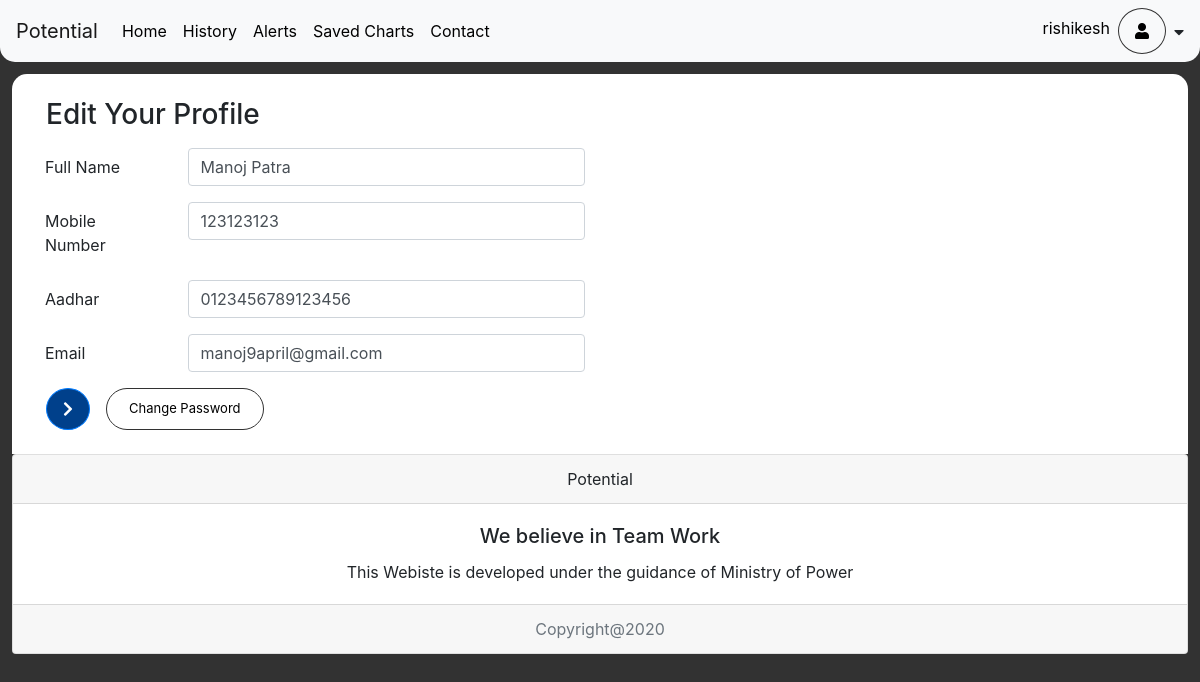
The page /power/edit_profile/ (signed in) on the database its author committed.
### power/models.py (models this page shows, shortened)
class Person(models.Model):
    name = models.CharField(max_length=100)
    email = models.CharField(max_length=100)
    password = models.CharField(max_length=100)
    aadhar = models.CharField(max_length=12, default="000012340000")
    mob = models.CharField(max_length=100, default="0000")
    is_user = models.BooleanField(default=True)

### power/views.py (the view)
def edit_profile(request):
	if 'uid' not in request.session:
		request.session['message']="Please login first"
		request.session['type']=""  # dont know the type
		redirect('/power/')
	if request.method=="POST":
		uid = request.session['uid']
		p = Person.objects.get(pk=uid)
		p.name = request.POST['name']
		p.email = request.POST['email']
		p.mob = request.POST['mobileno']
		p.aadhar = request.POST['aadhar']
		print(p.aadhar)
		p.save()
		request.session['message'] = "Successfully Updated Your Profile"
		request.session['type'] = 1
		request.session['name'] = p.name
		if p.is_user:
			return redirect('/power/edit_profile')
		else:
			return redirect('/power/edit_profile')
	else :
		uid = request.session['uid']
		p = Person.objects.get(pk=uid)
		if 'message' in request.session:
			message = request.session['message']
			message_type = request.session['type']
		else:
			message = ""
			message_type = ""
		request.session['message']=""
		context = {
			"name" : p.name,
			"email" : p.email,
			"mob" : p.mob,
			"aadhar" : p.aadhar,
			"message" : message,
			"type" :message_type
		}
		return render(request,'power/edit_profile.html', context)

### power/templates/power/edit_profile.html (shortened to what this page needs)
{% extends 'power/base.html' %}
{% block body %}
<div class="content-wrapper">
<div id="edit_profile" class="container">
    <div class="row pt-4">
        <div class="col-md-6">
            <div class="row">
                <h3 class="ml-3 mb-3">Edit Your Profile</h3>
                <div class="container">
                    <form onsubmit="return checking()" action="{% url 'power:edit_profile' %}" method="post">
                        <div class='form-group row'>
                            <label for='name' class='col-md-3 col-form-label'>Full Name</label>
                            <div class='col-md-9'>
                                <input type='text' class='form-control' id='name' name='name'
                                    placeholder='Your Full Name' value="{{name}}">
                            </div>
                        </div>
                        <div class='form-group row'>
                            <label for='mobileno' class='col-12 col-md-3 col-form-label'>Mobile Number</label>
                            <div class='col-5 col-md-9'>
                                <input type='tel' class='form-control' id='mobileno' name='mobileno'
                                    placeholder='Your Mobile No' value="{{mob}}">
                            </div>
                        </div>
                        <div class='form-group row'>
                            <label for='aadhar' class='col-md-3 col-form-label'>Aadhar</label>
                            <div class='col-md-9'>
                                <input type='text' class='form-control' id='aadhar' name='aadhar'
                                    placeholder='12 digit Aadhar No.' value="{{aadhar}}">
                            </div>
                        </div>
                        <div class='form-group row'>
                            <label for='emailid' class='col-md-3 col-form-label'>Email</label>
                            <div class='col-md-9'>
                                <input type='email' class='form-control' id='email' name='email'
                                    placeholder='Your Email' value="{{email}}">
                            </div>
                        </div>
                        <div class='form-group row'>
                            <button type="submit" class="btn btn-primary my-btn ml-3"><i class="fas fa-chevron-right"></i></button>
                            <button data-toggle="modal" data-target="#changepasswordmodal" type='button' class='btn my-btn3 ml-3' id='changepass'>Change Password</button>
                        </div>
                    </form>
                </div>
            </div>
        </div>
    </div>
</div>
</div>
{% endblock body %}
{% block custom_header_right %}
{% if request.session.is_user %}
<li class="nav-item">
    <a class="nav-link" href="{% url 'power:user_dash' %}">{{request.session.name}} <span class="sr-only">(current)</span></a>
</li>
{% else %}
<li class="nav-item">
    <a class="nav-link" href="{% url 'power:govt_dash' %}">{{request.session.name}} <span class="sr-only">(current)</span></a>
</li>
{% endif %}
<li class="nav-item dropdown user-icon">
    <a href="#" class="nav-link dropdown-toggle" data-toggle="dropdown"><i class="fas fa-user"></i></a>
</li>
<li><i class="fas fa-caret-down pt-3 pl-2"></i></li>
{% endblock custom_header_right %}

### power/templates/power/base.html (style rules this page uses)
body { background-color: rgb(50,50,50); }
.content-wrapper { background-color: white; min-height: 380px; height: 100%; margin: 12px 12px 0 12px; border-radius: 15px 15px 0 0; }
.user-icon { border : 1px solid rgb(50,50,50); padding: 2px 8px; border-radius: 50%; font-size: 16px; cursor: pointer; }
.dropdown-toggle::after { display: none; }
.my-btn { background-color: #00408B; border-radius: 50%; padding: 8px 16px; }
li a { color: black !important; }
.my-btn3 { font-size: 13px; padding: 9px 22px; border: 1px solid rgb(50,50,50); border-radius: 30px; background:transparent; color: black; }

### rows shown on the page
Person: name "Manoj Patra", mobileno "123123123", aadhar "0123456789123456", email "manoj9april@gmail.com"

### other values the page prints
{{ request.session.name }} "rishikesh"
